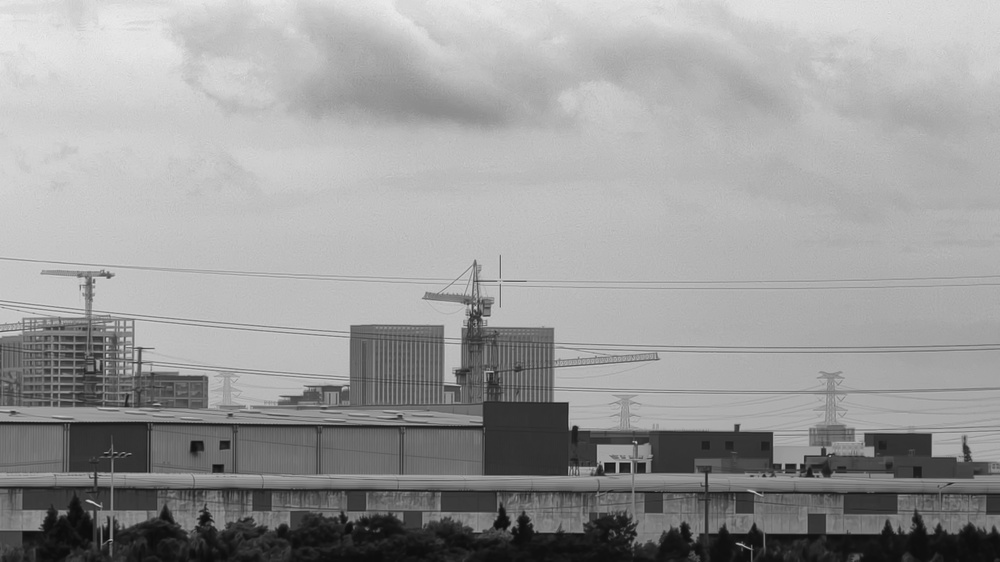
#> input picture Python/test/BM3D/basic/basic2.jpg, 1000 x 562 px, shrunk from 1920 x 1080 before the run, found by its file name
$ python sharpen_laplas.py   (older library calls are emulated)
#> lines starting #> are read from the running program, lines starting #| are printed output that depends on the picture
import cv2
import numpy as np

# 读取图像
image = cv2.imread('/home/ciiv04/program/own_program/Python/test/BM3D/basic/basic2.jpg', cv2.IMREAD_GRAYSCALE)
#> image is the input picture: shape (562, 1000); min 11, max 237, mean 154.5

# 应用拉普拉斯算子
laplacian = cv2.Laplacian(image, cv2.CV_64F)
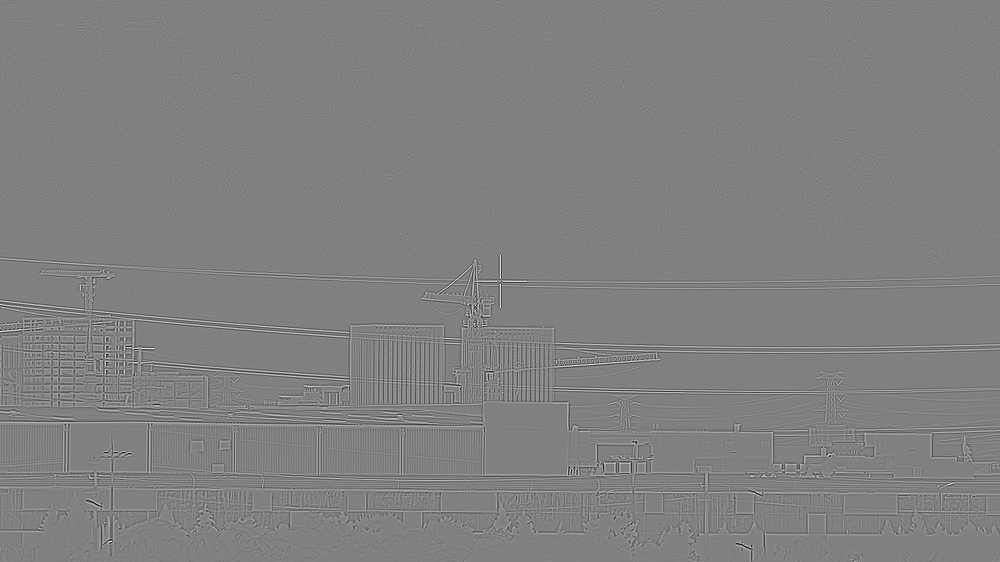
#> laplacian: shape (562, 1000) float64; min -234, max 229, mean 0; drawn with min black and max white
sharpened_image = cv2.convertScaleAbs(image - laplacian)
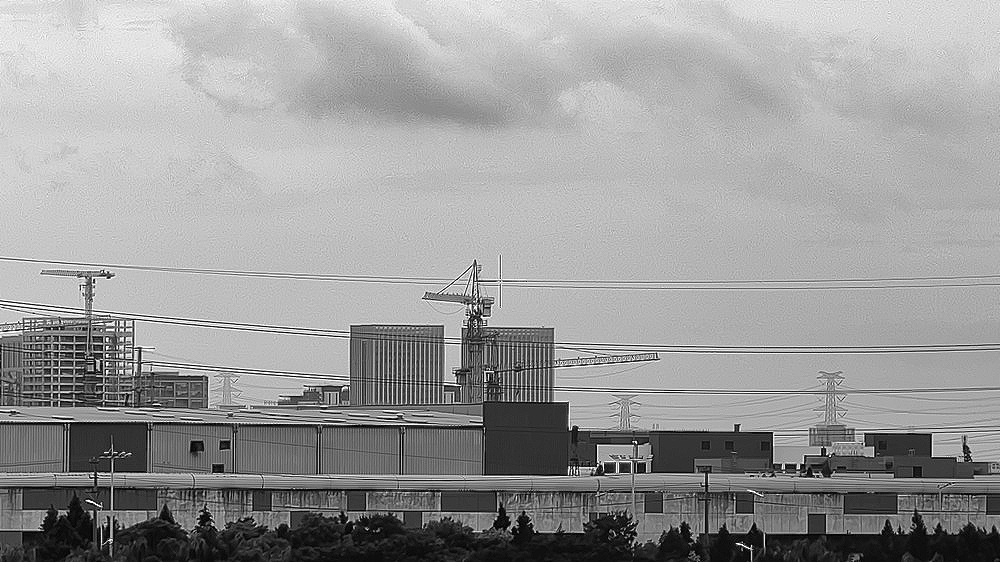
#> sharpened_image: shape (562, 1000); min 0, max 255, mean 154.8

# 显示结果
cv2.imshow('Original Image', image)
cv2.imshow('Sharpened Image', sharpened_image)
cv2.waitKey(0)
cv2.destroyAllWindows()

$ run again, with Python/test/BM3D/basic/basic1.jpg copied over Python/test/BM3D/basic/basic2.jpg
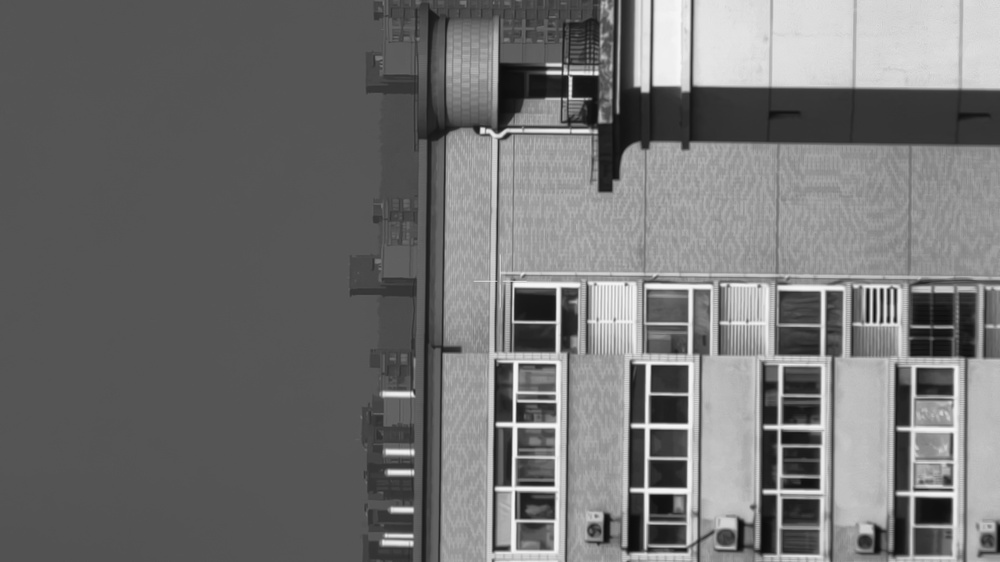
#> input picture Python/test/BM3D/basic/basic1.jpg, 1000 x 562 px, shrunk from 1920 x 1080 before the run, found by its file name
#> image is the input picture: shape (562, 1000); min 10, max 248, mean 113.8
#> `laplacian = cv2.Laplacian(image, cv2.CV_64F)`:
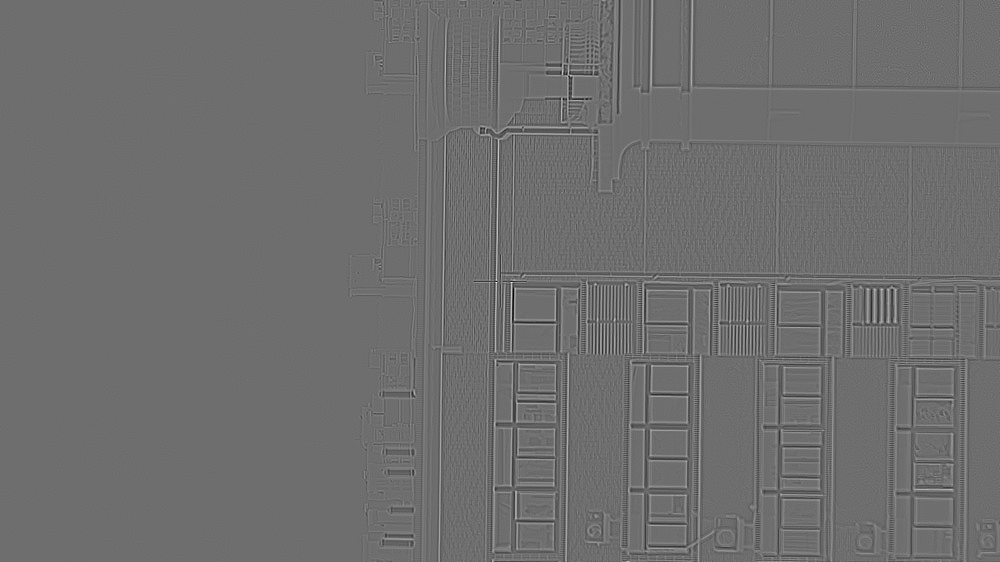
#> laplacian: shape (562, 1000) float64; min -174, max 228, mean 0; drawn with min black and max white
#> `sharpened_image = cv2.convertScaleAbs(image - laplacian)`:
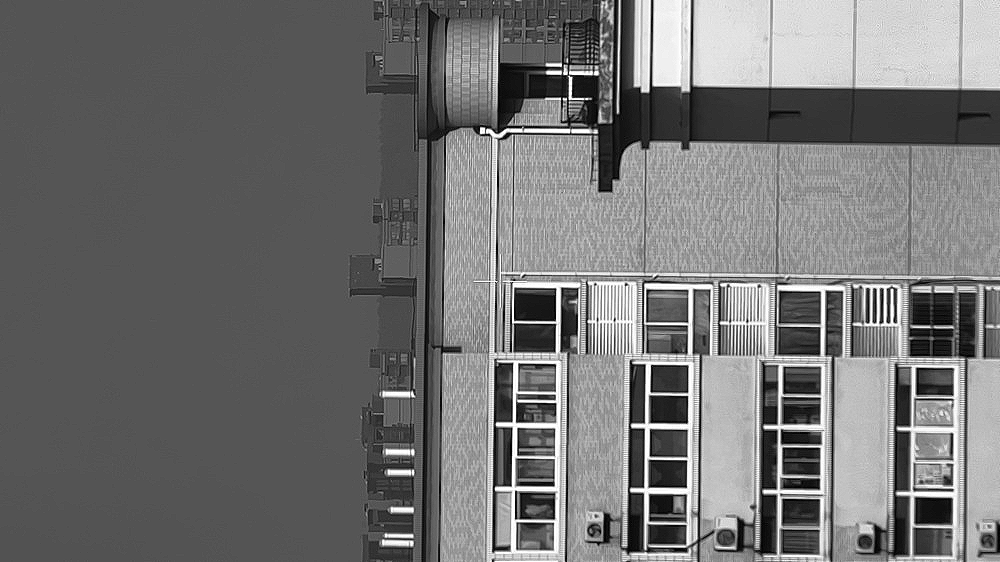
#> sharpened_image: shape (562, 1000); min 0, max 255, mean 113.8

$ run again, with Python/test/BM3D/basic/basic3.jpg copied over Python/test/BM3D/basic/basic2.jpg
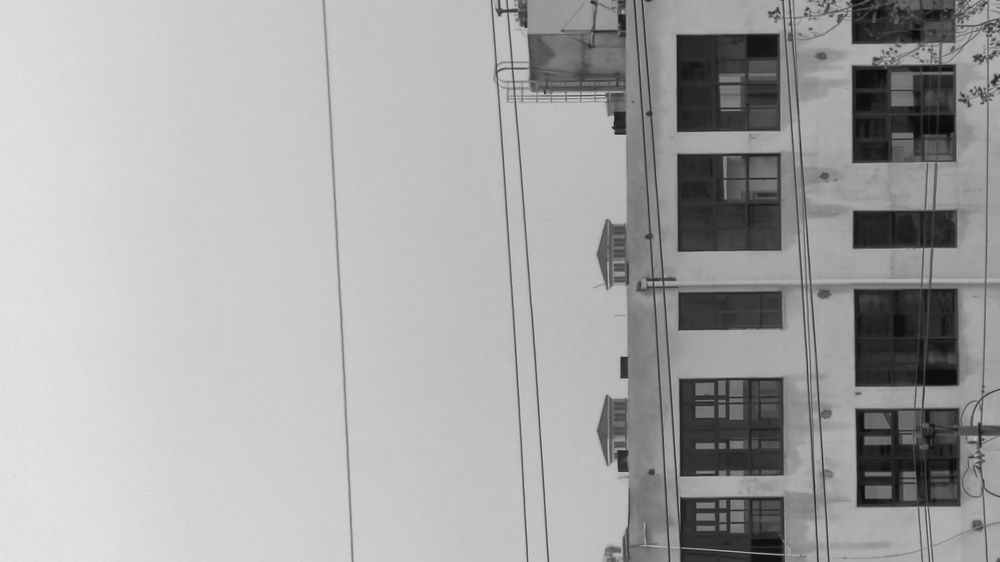
#> input picture Python/test/BM3D/basic/basic3.jpg, 1000 x 562 px, shrunk from 1920 x 1080 before the run, found by its file name
#> image is the input picture: shape (562, 1000); min 9, max 229, mean 165.5
#> `laplacian = cv2.Laplacian(image, cv2.CV_64F)`:
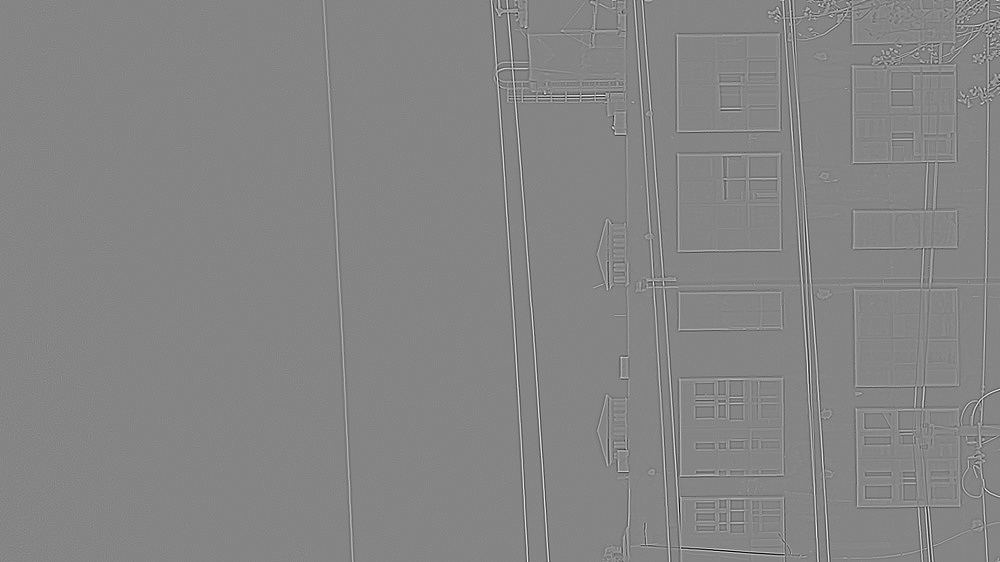
#> laplacian: shape (562, 1000) float64; min -216, max 197, mean 0; drawn with min black and max white
